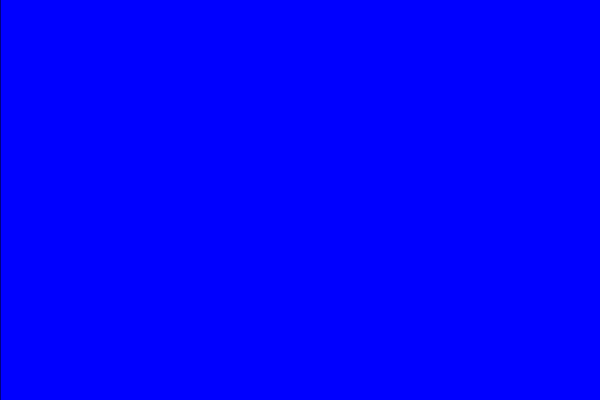
Frame 1 (no input)
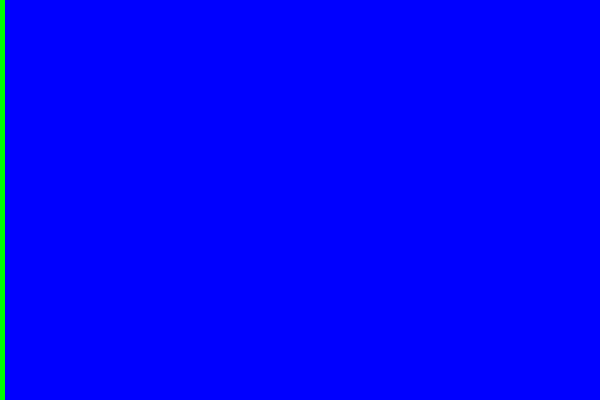
Frame 60 (no input)
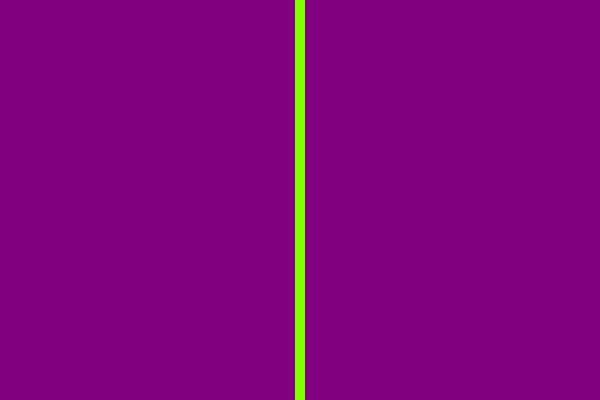
Frame 120 (the mouse pressed at the canvas centre since frame 60)

The p5.js sketch that drew these frames (run headless with seeded random() and noise() and a simulated clock; from frame 60 on, the mouse is pressed at the canvas centre):

// p5.js sketch
// ── sketch.js
/// <reference path="./libraries/p5.global-mode.d.ts" />

var r = 0;
var b = 255;
/* setup happens once */
function setup() {
	createCanvas(600,400);
	
	/* background(250,250,100); */  /* **This sets up the background only once so all the draw is 
									overlapping on each other  */ 

}

/* Draw loops until user closes the window */
function draw() {
	r = map(mouseX,0,600,0,255);  /* maps mouseX 0 to 600 :: r 0 to 255 */
	b = map(mouseX,0,600,255,0);  /* maps mouseX 0 to 600 :: r 255 to 0 */
	background(r,0,b);

	line(mouseX,0,mouseX,400);
	stroke(r,255,0);
	strokeWeight(10);	
	console.log(mouseX,mouseY)
	
}

/* function mousePressed(){
	background(250,250,100);
	
} */
